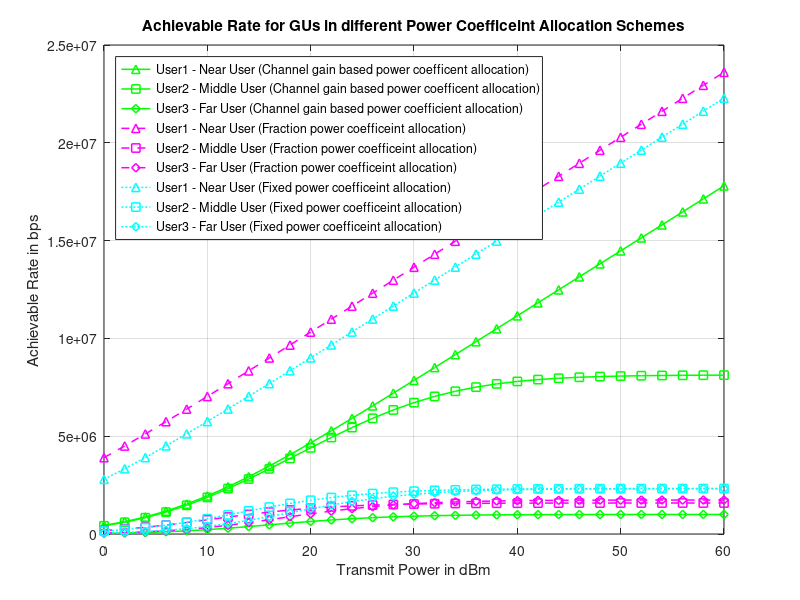
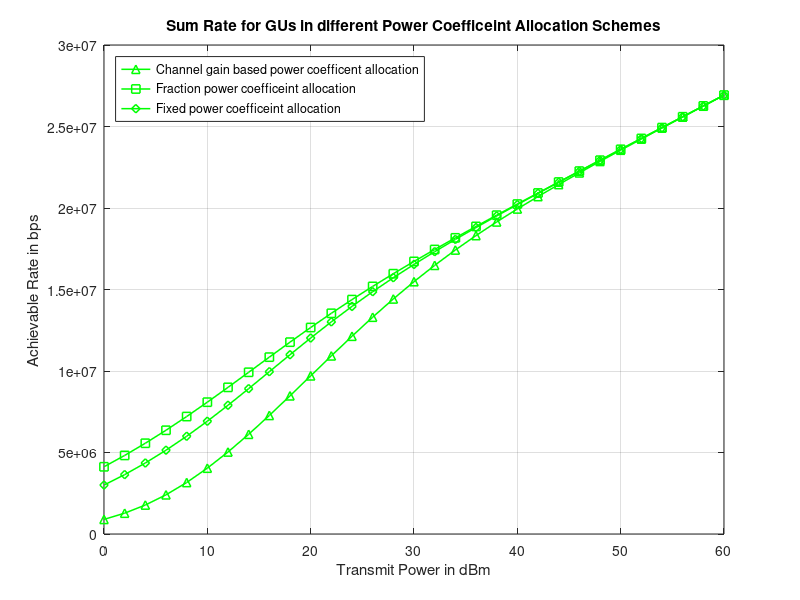

Source code (MATLAB) for these figures, in order: (Note: this script raises an error after producing the figures.)
clc;
clear all
close all

% Ground Distances from UAV in meters
g_d1 = 100;
g_d2 = 500;
g_d3 = 1000;

% UAV height in meters
height_UAV = 45;

% Los Distance between BS and Ground Users
LoS_Dis_UAV_User1 = sqrt(g_d1^2 + height_UAV^2);
LoS_Dis_UAV_User2 = sqrt(g_d2^2 + height_UAV^2);
LoS_Dis_UAV_User3 = sqrt(g_d3^2 + height_UAV^2);

% Angle

angle_UAV_User1 = atan(height_UAV/g_d1);
angle_UAV_User2 = atan(height_UAV/g_d2);
angle_UAV_User3 = atan(height_UAV/g_d3);

% Angle-depend rician factor for Users and BSs
A1 = 1;
A2 = (log(db2pow(60)/A1))/(pi/2);

K_UAV_User1 = A1*exp(A2*angle_UAV_User1);
K_UAV_User2 = A1*exp(A2*angle_UAV_User2);
K_UAV_User3 = A1*exp(A2*angle_UAV_User3);

% Rician Fading for Users and BSs

N = 10^5;
g = sqrt(1/2)*(randn(1,N)+1i*randn(1,N));

g_UAV_User1 = sqrt(K_UAV_User1/(1+K_UAV_User1))*g + sqrt(1/(1+K_UAV_User1))*g;
g_UAV_User2 = sqrt(K_UAV_User2/(1+K_UAV_User2))*g + sqrt(1/(1+K_UAV_User2))*g;
g_UAV_User3 = sqrt(K_UAV_User3/(1+K_UAV_User3))*g + sqrt(1/(1+K_UAV_User3))*g;

% Avarage Channel Power Gain

% Assume Path Loss Componet = 4
% Assume Average Channel Power Gain = -60dB

eta = 4;    % Path Loss Component
b0 = (10^-3)*db2pow(20);  % Average channel power gain at a reference deistance d0 = 1m


% Rician fading for UAVs and Users

chPow_UAV_User1 = b0*((LoS_Dis_UAV_User1)^(-eta));
chPow_UAV_User2 = b0*((LoS_Dis_UAV_User2)^(-eta));
chPow_UAV_User3 = b0*((LoS_Dis_UAV_User3)^(-eta));

% Channel Coefficeint

h_UAV_Users1 = sqrt(chPow_UAV_User1)*g_UAV_User1;
h_UAV_Users2 = sqrt(chPow_UAV_User2)*g_UAV_User2;
h_UAV_Users3 = sqrt(chPow_UAV_User3)*g_UAV_User3;

abs_h_UAV_Users1 = (abs(h_UAV_Users1)).^2;
abs_h_UAV_Users2 = (abs(h_UAV_Users2)).^2;
abs_h_UAV_Users3 = (abs(h_UAV_Users3)).^2;

%% Channel coeffiecent value sorting

mean_abs_h_UAV_Users1 = mean(abs_h_UAV_Users1);
mean_abs_h_UAV_Users2 = mean(abs_h_UAV_Users2);
mean_abs_h_UAV_Users3 = mean(abs_h_UAV_Users3);

%% Power Coefficeint by Channel gains

powerCoef_in1 = 1 - (mean_abs_h_UAV_Users1/(mean_abs_h_UAV_Users1+mean_abs_h_UAV_Users2+mean_abs_h_UAV_Users3));
powerCoef_in2 = 1 - (mean_abs_h_UAV_Users2/(mean_abs_h_UAV_Users1+mean_abs_h_UAV_Users2+mean_abs_h_UAV_Users3));
powerCoef_in3 = 1 - (mean_abs_h_UAV_Users3/(mean_abs_h_UAV_Users1+mean_abs_h_UAV_Users2+mean_abs_h_UAV_Users3));
    
powerCoef1 = (powerCoef_in1/(powerCoef_in1+powerCoef_in2+powerCoef_in3));
powerCoef2 = (powerCoef_in2/(powerCoef_in1+powerCoef_in2+powerCoef_in3));
powerCoef3 = (powerCoef_in3/(powerCoef_in1+powerCoef_in2+powerCoef_in3));

%% Achievable Rate Calculation

% Fixed Power Allocations

a1 = 0.1;
a2 = 0.2;
a3 = 0.7;

av3 = 0.8;
av2 = 0.8*(1 - av3);
av1 = 1 - (av2 + av3);

Pt = 0:2:60;     %in dBm
pt = (10^-3)*db2pow(Pt);	%in linear scale

B = 10^6;
No = -174 + 10*log10(B);
no = (10^-3)*db2pow(No);

for u = 1:length(pt)
    % By Channel Power
    C1 = B*log2(1 + pt(u)*powerCoef1.*abs_h_UAV_Users1./(no));
    C1_mean(u) = mean(C1);
    
    C2 = B*log2(1 + pt(u)*powerCoef2.*abs_h_UAV_Users2./(no + pt(u)*powerCoef1.*abs_h_UAV_Users2));
    C2_mean(u) = mean(C2);
    
    C3 = B*log2(1 + pt(u)*powerCoef3.*abs_h_UAV_Users3./(no + pt(u)*(powerCoef1 + powerCoef2).*abs_h_UAV_Users3));
    C3_mean(u) = mean(C3);
    
    % Fixed Power
    C1_f = B*log2(1 + pt(u)*a1.*abs_h_UAV_Users1./(no));
    C1_mean_f(u) = mean(C1_f);
    
    C2_f = B*log2(1 + pt(u)*a2.*abs_h_UAV_Users2./(no + pt(u)*a1.*abs_h_UAV_Users2));
    C2_mean_f(u) = mean(C2_f);
    
    C3_f = B*log2(1 + pt(u)*a3.*abs_h_UAV_Users3./(no + pt(u)*(a1 + a2).*abs_h_UAV_Users3));
    C3_mean_f(u) = mean(C3_f);
    
    % Variable Fixed Power
    C1_vf = B*log2(1 + pt(u)*av1.*abs_h_UAV_Users1./(no));
    C1_mean_vf(u) = mean(C1_vf);
    
    C2_vf = B*log2(1 + pt(u)*av2.*abs_h_UAV_Users2./(no + pt(u)*av1.*abs_h_UAV_Users2));
    C2_mean_vf(u) = mean(C2_vf);
    
    C3_vf = B*log2(1 + pt(u)*av3.*abs_h_UAV_Users3./(no + pt(u)*(av1 + av2).*abs_h_UAV_Users3));
    C3_mean_vf(u) = mean(C3_vf);
end

%% Plot

figure;
plot(Pt,C1_mean,'g-^','linewidth',1.1); hold on; grid on;
plot(Pt,C2_mean,'g-square','linewidth',1.1);
plot(Pt,C3_mean,'g-diamond','linewidth',1.1);

plot(Pt,C1_mean_f,'m--^','linewidth',1.1); hold on; grid on;
plot(Pt,C2_mean_f,'m--square','linewidth',1.1);
plot(Pt,C3_mean_f,'m--diamond','linewidth',1.1);

plot(Pt,C1_mean_vf,'c:^','linewidth',1.1); hold on; grid on;
plot(Pt,C2_mean_vf,'c:square','linewidth',1.1);
plot(Pt,C3_mean_vf,'c:diamond','linewidth',1.1);

title('Achievable Rate for GUs in different Power Coefficeint Allocation Schemes')
ylabel('Achievable Rate in bps')
xlabel('Transmit Power in dBm')

legend({'User1 - Near User (Channel gain based power coefficent allocation)','User2 - Middle User (Channel gain based power coefficent allocation)','User3 - Far User (Channel gain based power coefficient allocation)','User1 - Near User (Fraction power coefficeint allocation)','User2 - Middle User (Fraction power coefficeint allocation)','User3 - Far User (Fraction power coefficeint allocation)','User1 - Near User (Fixed power coefficeint allocation)','User2 - Middle User (Fixed power coefficeint allocation)','User3 - Far User (Fixed power coefficeint allocation)'},'location','northwest');


sum_c = C1_mean + C2_mean + C3_mean;
sum_c_f = C1_mean_f + C2_mean_f + C3_mean_f;
sum_c_vf = C1_mean_vf + C2_mean_vf + C3_mean_vf;

figure;
plot(Pt,sum_c,'g-^','linewidth',1.1); hold on; grid on;
plot(Pt,sum_c_f,'g-square','linewidth',1.1);
plot(Pt,sum_c_vf,'g-diamond','linewidth',1.1);

title('Sum Rate for GUs in different Power Coefficeint Allocation Schemes')
ylabel('Achievable Rate in bps')
xlabel('Transmit Power in dBm')
legend({'Channel gain based power coefficent allocation','Fraction power coefficeint allocation','Fixed power coefficeint allocation'},'location','northwest');

%% BER Calculation

% BER over QPSK Modulation

x1 = randi([0 1],N,1);
x2 = randi([0 1],N,1);
x3 = randi([0 1],N,1);

QPSKmod = comm.QPSKModulator('BitInput',true);       %Modulator object
QPSKdemod = comm.QPSKDemodulator('BitOutput',true);  %Demodulator object

xmod1 = step(QPSKmod, x1);
xmod2 = step(QPSKmod, x2);
xmod3 = step(QPSKmod, x3);

n1 = sqrt(no)*(randn(N/2,1) + 1i*randn(N/2,1))/sqrt(2);
n2 = sqrt(no)*(randn(N/2,1) + 1i*randn(N/2,1))/sqrt(2);
n3 = sqrt(no)*(randn(N/2,1) + 1i*randn(N/2,1))/sqrt(2);

x = sqrt(powerCoef1)*xmod1 + sqrt(powerCoef2)*xmod2 + sqrt(powerCoef3)*xmod3;

g1 = sqrt(1/2)*(randn(1,N/2)+1i*randn(1,N/2));

g_UAV_User11 = sqrt(K_UAV_User1/(1+K_UAV_User1))*g1 + sqrt(1/(1+K_UAV_User1))*g1;
g_UAV_User21 = sqrt(K_UAV_User2/(1+K_UAV_User2))*g1 + sqrt(1/(1+K_UAV_User2))*g1;
g_UAV_User31 = sqrt(K_UAV_User3/(1+K_UAV_User3))*g1 + sqrt(1/(1+K_UAV_User3))*g1;

% Avarage Channel Power Gain

% Assume Path Loss Componet = 4
% Assume Average Channel Power Gain = -60dB

% Channel Coefficeint

h_UAV_Users11 = sqrt(chPow_UAV_User1)*g_UAV_User11;
h_UAV_Users21 = sqrt(chPow_UAV_User2)*g_UAV_User21;
h_UAV_Users31 = sqrt(chPow_UAV_User3)*g_UAV_User31;



for u = 1:length(pt)
    
    y1 = sqrt(pt(u))*x.*h_UAV_Users11' + n1;
    y2 = sqrt(pt(u))*x.*h_UAV_Users21' + n2;
    y3 = sqrt(pt(u))*x.*h_UAV_Users31' + n3;
    
    eq1 = y1./h_UAV_Users11';
    eq2 = y2./h_UAV_Users21';
    eq3 = y3./h_UAV_Users31';
    
    dec1 = step(QPSKdemod, eq1);
    
    dec12 = step(QPSKdemod, eq2);
    
    dec12_remod = step(QPSKmod, dec12);
    
    rem2 = eq2 - sqrt(powerCoef1*pt(u))*dec12_remod;
    dec2 = step(QPSKdemod, rem2);    %Demodulate rem2 to get dec2
    
    dec13 = step(QPSKdemod, eq3);
    dec13_remod = step(QPSKmod, dec13);
    rem31 = eq3 - sqrt(powerCoef1*pt(u))*dec12_remod;
    
    dec23 = step(QPSKdemod, rem31);
    dec23_remod = step(QPSKmod, dec23);
    rem3 = rem31 - sqrt(powerCoef2*pt(u))*dec23_remod;   
    
    dec3 = step(QPSKdemod, rem3);    %Demodulate rem3 to get dec3
    
    ber1(u) = biterr(dec1, x1)/N;
    ber2(u) = biterr(dec2, x2)/N;
    ber3(u) = biterr(dec3, x3)/N;
        
end

figure;
semilogy(Pt,ber1,'g-^','linewidth',1.1); hold on; grid on;
semilogy(Pt,ber2,'c-square','linewidth',1.1);
semilogy(Pt,ber3,'m-diamond','linewidth',1.1);
